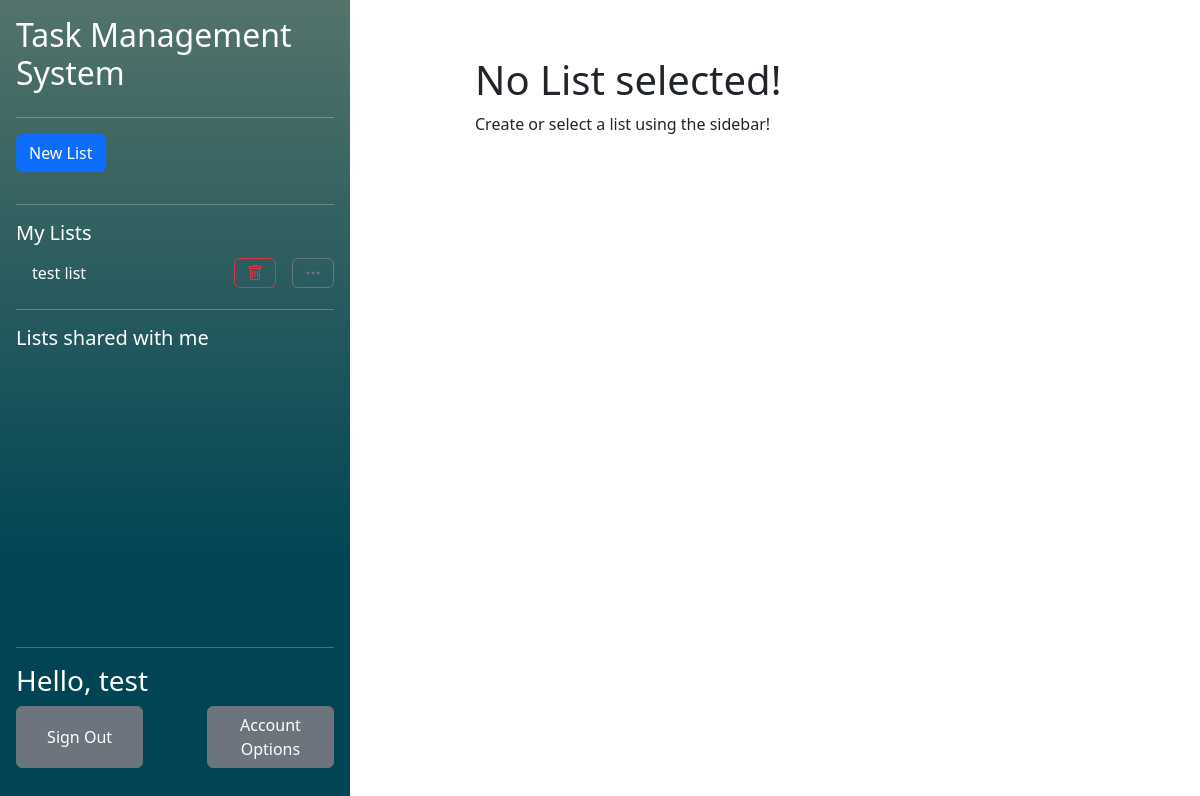
The app's page /php/index.php (signed in), older data.
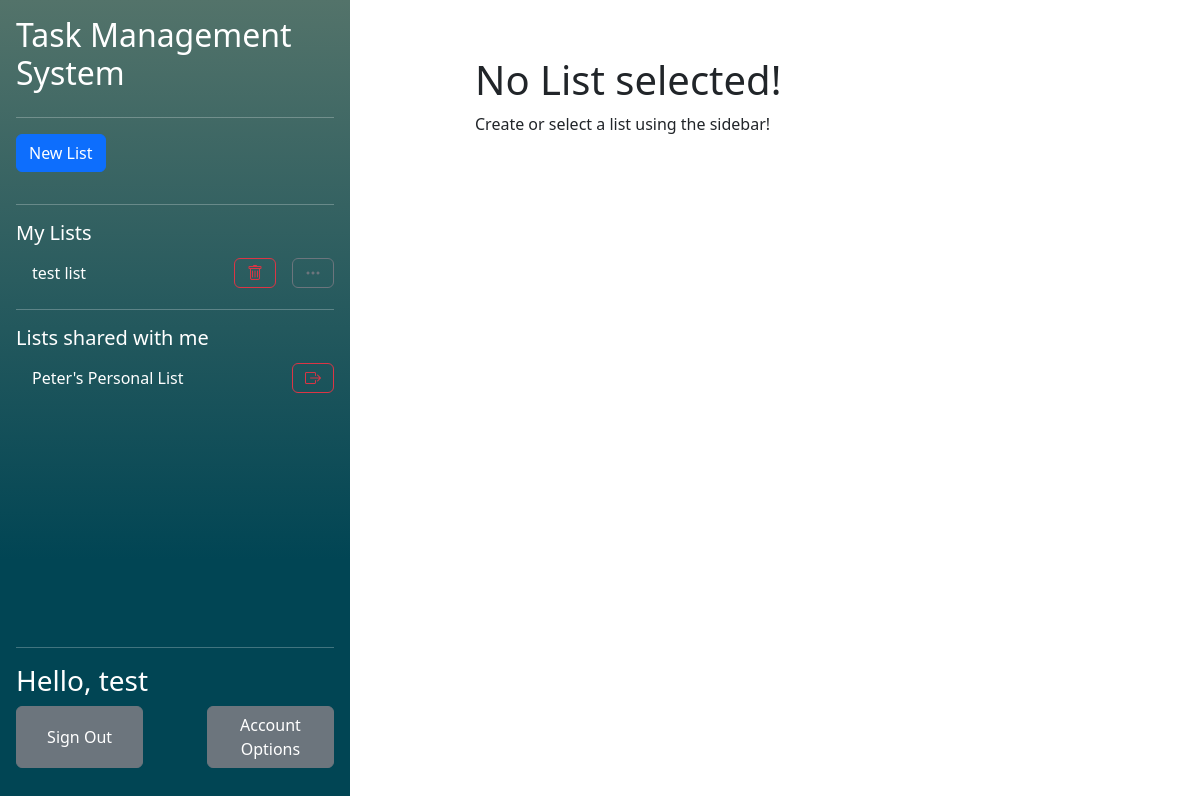
The same page, newer data.
### tables this page shows
CREATE TABLE "UserLists" (
	"user_id"	TEXT,
	"list_id"	TEXT,
	"collaborator"	INTEGER,
	"observer"	INTEGER,
	PRIMARY KEY("user_id","list_id"),
	FOREIGN KEY("user_id") REFERENCES "Users"("user_id") ON DELETE CASCADE ON UPDATE CASCADE,
	FOREIGN KEY("list_id") REFERENCES "Lists"("list_id") ON DELETE CASCADE ON UPDATE CASCADE
);

CREATE TABLE "Lists"
(
    list_id        INTEGER not null
        primary key autoincrement,
    list_name      TEXT    not null,
    list_completed REAL    not null
);

### php/functions/DatabaseFunctions.php (called while the page is built, shortened)
<?php
function getUIDFromCreds(){
    $db = new SQLite3("../db/database.db");
    $SQL = "SELECT user_id FROM Users WHERE password_hash = :creds";
    $stmt = $db->prepare($SQL);
    $stmt->bindValue(":creds", $_SESSION['credentials'], SQLITE3_TEXT);
    $result = $stmt->execute();
    while($row = $result->fetchArray()){
        $resultArray [] = $row;
    }
    return $resultArray[0]['user_id'];
}
function getOwnedListsForCurrentUser(){
    $uid = getUIDFromCreds();
    $db = new SQLite3("../db/database.db");
    $SQL = "SELECT list_id FROM  UserLists WHERE user_id = :uid AND collaborator = 0 AND observer = 0";
    $stmt = $db->prepare($SQL);
    $stmt->bindValue(":uid", $uid, SQLITE3_TEXT);
    $result = $stmt->execute();
    while($row = $result->fetchArray()){
        $resultArray [] = $row;
    }
    return $resultArray;
}
function getCollabListsForCurrentUser(){
    $uid = getUIDFromCreds();
    $db = new SQLite3("../db/database.db");
    $SQL = "SELECT list_id FROM  UserLists WHERE user_id = :uid AND collaborator = 1 AND observer = 0";
    $stmt = $db->prepare($SQL);
    $stmt->bindValue(":uid", $uid, SQLITE3_TEXT);
    $result = $stmt->execute();
    while($row = $result->fetchArray()){
        $resultArray [] = $row;
    }
    if (!isset($resultArray)){
        return null;
    }
    return $resultArray;
}
function getListNameFromID($listID){
    $db = new SQLite3("../db/database.db");
    $SQL = "SELECT list_name FROM Lists WHERE list_id = :lid";
    $stmt = $db->prepare($SQL);
    $stmt->bindValue(":lid", $listID, SQLITE3_TEXT);
    $result = $stmt->execute();
    while($row = $result->fetchArray()){
        $resultArray [] = $row;
    }
    if (!isset($resultArray)){
        return [[]];
    }
    return $resultArray;
}
?>

### php/components/ListList.php (the view, shortened to what this page needs)
<?php $ListIDInURL = isset($_GET['listid']) ? $_GET['listid'] : false;?>
<ul class="nav nav-pills flex-column mb-auto overflow-y-auto">
    <li class="hstack gap-3 pb-3">
        <button class="btn btn-primary"  data-bs-toggle="modal" data-bs-target="#NewListModal">New List</button>
    </li>
    <hr/>
    <h5>My Lists</h5>
    <?php
        foreach (getOwnedListsForCurrentUser() as $listID):
            if($listID[0] == $ListIDInURL):?>
                <li class="hstack gap-3 nav-link active text-white">
                    <div class="">
                        <?php echo getListNameFromID($listID[0])[0][0]?>
                    </div>
                    <button class="btn btn-danger ms-auto" onclick="location.href='listAction.php?action=delete&listid=<?php echo $ListIDInURL?>'"><i class="bi bi-trash"></i></button>
                    <button class="btn btn-secondary"  onclick="location.href='modifyList.php?listid=<?php echo $ListIDInURL?>'"><i class="bi bi-three-dots"></i></button>
                </li>
            <?php else:?>
                <li class="hstack gap-3">
                    <div class="nav-link text-white">
                        <a class="navbarList" href="<?php echo "index.php?listid=$listID[0]"?>">
                            <?php echo getListNameFromID($listID[0])[0][0]?>
                        </a>
                    </div>
                    <button class="btn btn-outline-danger ms-auto" onclick="location.href='listAction.php?action=delete&listid=<?php echo $ListIDInURL?>'"><i class="bi bi-trash"></i></button>
                    <button class="btn btn-outline-secondary" onclick="location.href='modifyList.php?listid=<?php echo $ListIDInURL?>'"><i class="bi bi-three-dots"></i></button>
                </li>
            <?php endif;?>
    <?php endforeach;?>
    <hr/>
    <h5>Lists shared with me</h5>
    <?php
    foreach (getCollabListsForCurrentUser() as $listID):
        if($listID[0] == $ListIDInURL):?>
            <li class="hstack gap-3 nav-link active text-white">
                <div class="">
                    <?php echo getListNameFromID($listID[0])[0][0]?>
                </div>
                <button class="btn btn-danger ms-auto" onclick="location.href='listAction.php?action=leave&listid=<?php echo $ListIDInURL?>'"><i class="bi bi-box-arrow-right"></i></button>
            </li>
        <?php else:?>
            <li class="hstack gap-3">
                <div class="nav-link text-white">
                    <a class="navbarList" href="<?php echo "index.php?listid=$listID[0]"?>">
                        <?php echo getListNameFromID($listID[0])[0][0]?>
                    </a>
                </div>
                <button class="btn btn-outline-danger ms-auto" onclick="location.href='listAction.php?action=leave&listid=<?php echo $ListIDInURL?>'"><i class="bi bi-box-arrow-right"></i></button>
            </li>
        <?php endif;?>
    <?php endforeach;?>
</ul>

### css/css.php
<link href="../css/index.css" rel="stylesheet">

### php/components/pagetop.php (shortened to what this page needs)
<!DOCTYPE html>
<head>
    <?php require "../css/css.php"?>
    <link href="https://cdn.jsdelivr.net/npm/bootstrap@5.3.2/dist/css/bootstrap.min.css" rel="stylesheet">
    <link rel="stylesheet" href="https://cdn.jsdelivr.net/npm/bootstrap-icons@1.11.3/font/bootstrap-icons.min.css">
</head>
<body>

### php/index.php (shortened to what this page needs)
<?php
    require ('functions/DatabaseFunctions.php');
    $name = "test";
?>
<?php require "../css/css.php"?>
<?php require "components/pagetop.php"?>
<main class="d-flex flex-nowrap h-100">
    <div class="d-flex flex-column flex-shrink-0 p-3 background align-items-stretch h-100" style="width: 350px">
        <h2>Task Management System</h2>
        <hr/>
        <?php require 'components/ListList.php'?>
        <div class="mt-auto">
            <hr/>
            <h3>Hello, <?php echo $name?></h3>
            <div class="d-flex flex-row mb-3 justify-content-between">
                <button class="btn btn-secondary" style="width: 40%">Sign Out</button>
                <button class="btn btn-secondary" style="width: 40%">Account Options</button>
            </div>
        </div>
    </div>
    <div class="mx-auto w-50 m-5">
        <?php require 'components/TaskList.php'?>
    </div>
</main>

### php/components/TaskList.php (shortened to what this page needs)
<?php require 'components/NewTaskPopup.php';
$listid = isset($_GET['listid']) ? $_GET['listid'] : false;
?>
<?php if ($listid != false):?>
<?php if(checkUserListAccess(htmlspecialchars($listid), getUIDFromCreds())): ?>
<button type="button" class="btn btn-primary" data-bs-toggle="modal" data-bs-target="#NewTaskModal">
    New Task
</button>
<?php else: ?>
A list created by <b><?php echo getListOwnerName($listid)?></b>
<?php endif;?>
<br/><br/>
<div>
    <ul class="nav nav-pills mb-3" id="pills-tab" role="tablist">
        <li class="nav-item" role="presentation">
            <button class="nav-link active" id="pills-todo-tab" data-bs-toggle="pill" data-bs-target="#pills-todo" type="button" role="tab" aria-controls="pills-todo" aria-selected="true">ToDo</button>
        </li>
        <li class="nav-item" role="presentation">
            <button class="nav-link" id="pills-done-tab" data-bs-toggle="pill" data-bs-target="#pills-done" type="button" role="tab" aria-controls="pills-done" aria-selected="false">Completed</button>
        </li>
    </ul>
</div>
<div class="tab-content" id="pills-tabContent">
    <div class="tab-pane fade show active" id="pills-todo" role="tabpanel" aria-labelledby="pills-todo-tab" tabindex="0">
        <div class="p-3">
            <ol>
                <?php
                if (getUncompletedTasksFromList($listid) != null):
                foreach (getUncompletedTasksFromList($listid) as $item):?>
                    <ul>
                        <form class="" action="<?php echo htmlspecialchars($_SERVER["PHP_SELF"])."?taskid=".$item['task_id']."&type=complete&listid=".$listid;?>" method="post">
                            <div class="row">
                                <button class='btn btn-primary col' style="flex: none; width: 10%; min-width: 100px; height: 10%; min-height: 100px;" type='submit' name=<?php echo $item['task_id']?>>✅</button>
                                <div class="col">
                                    <h5><?php echo $item['task_name']?></h5>
                                    <br/>
                                    <i><?php if(isset($item['task_due_date'])){
                                            echo "Due ".$item['task_due_date'];
                                        } else {
                                            echo 'No due date';
                                        }?></i> <br/>
                                    <i><?php if(($item['task_priority']) != 0){
                                            echo 'Priority '.$item['task_priority'];
                                        } else {
                                            echo 'No priority';
                                        }?></i>
                                </div>
                            </div>
                        </form>
                    </ul>
                <?php endforeach;
                else:?>
                <h2>You have no Tasks!</h2>
                Create a task using the new task button, or ask the list administrator.
                <?php endif;?>
            </ol>
        </div>
    </div>
    <div class="tab-pane fade" id="pills-done" role="tabpanel" aria-labelledby="pills-done-tab" tabindex="0">
        <div class="p-3">
            <ol>
                <?php
                if (getCompletedTasksFromList($listid) != null):
                foreach (getCompletedTasksFromList($listid) as $item):?>
                    <ul>
                        <form class="" action="<?php echo htmlspecialchars($_SERVER["PHP_SELF"])."?taskid=".$item['task_id']."&type=uncomplete&listid=".$listid;?>" method="post">
                            <div class="row">
                                <button class='btn btn-secondary col' style="flex: none; width: 10%; min-width: 100px; height: 10%; min-height: 100px;" type='submit' name=<?php echo $item['task_id']?>>Uncomplete</button>
                                <div class="col">
                                    <h5><?php echo $item['task_name']?></h5>
                                    <br/>
                                    <i><?php if(isset($item['task_due_date'])){
                                            echo "Due ".$item['task_due_date'];
                                        } else {
                                            echo 'No due date';
                                        }?></i> <br/>
                                    <i><?php if(($item['task_priority']) != 0){
                                            echo 'Priority '.$item['task_priority'];
                                        } else {
                                            echo 'No priority';
                                        }?></i>
                                </div>
                            </div>
                        </form>
                    </ul>
                <?php endforeach;
                else:?>
                    <h2>There are no completed tasks!</h2>
                <?php endif;?>
            </ol>
        </div>
    </div>
</div>
<?php else: ?>
<h1>No List selected!</h1>
Create or select a list using the sidebar!
<?php endif;?>

### css/index.css (style rules this page uses)
.background { background-image: linear-gradient(180deg, #53736A 0%, #014554 70%); color: white; }
.navbarList:link { text-decoration: none; color:white; }

Row changes from the older to the newer data that the page shows:
added userlists: list.list_name "Peter's Personal List", shown under "Lists shared with me"
